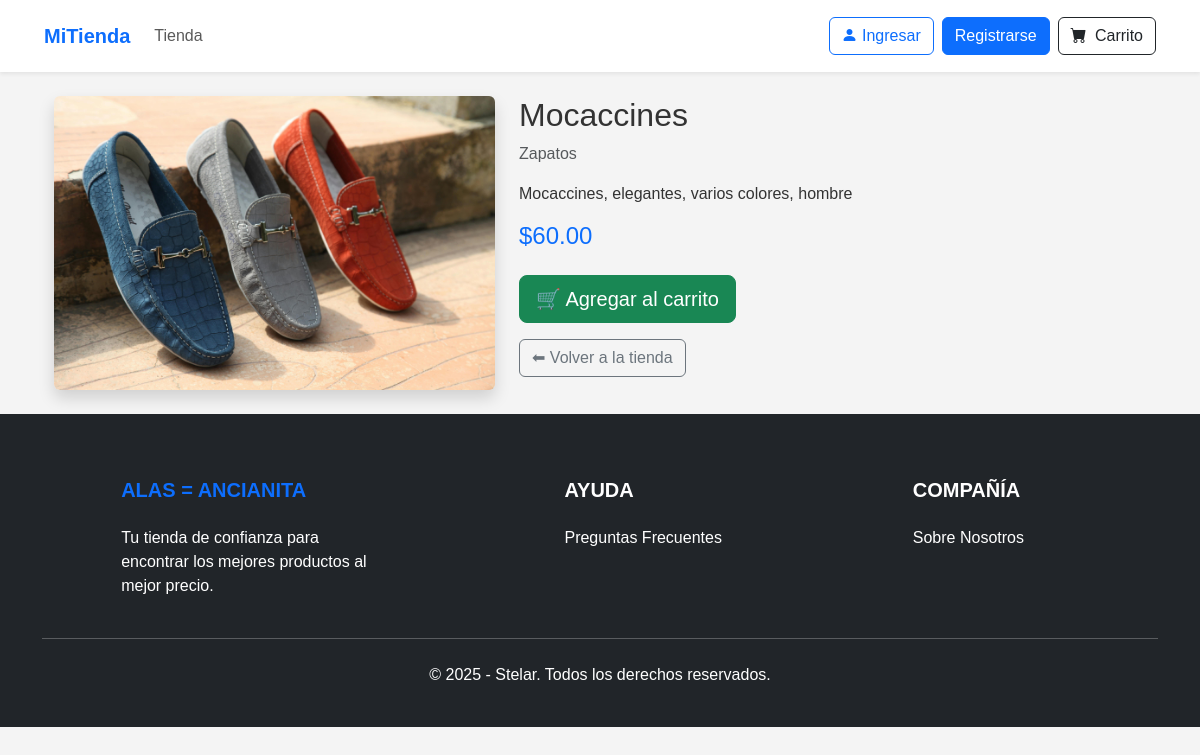
/product/5/, run on the app's committed database.
### store/models.py (models this page shows, shortened)
class Product(models.Model):
    name = models.CharField(max_length=60)
    price = models.DecimalField(max_digits=10, decimal_places=2, default=0.00)
    category = models.ForeignKey(Category, on_delete=models.CASCADE, default=1)
    description = models.CharField(max_length=250, default='', blank=True, null=True)
    image = models.ImageField(upload_to='uploads/products/', blank=True, null=True)

class Category(models.Model):
    name = models.CharField(max_length=50)

### store/views/product_detail.py (the view)
# urls.py: path('product/<int:product_id>/', product_detail, name='product_detail'),
def product_detail(request, product_id):
    product = get_object_or_404(Product, id=product_id)
    return render(request, 'product_detail.html', {'product': product})

### store/templates/product_detail.html (shortened to what this page needs)
{% extends 'base.html' %}
{% block content %}
<div class="container mt-4">
  <div class="row">
    <div class="col-md-5">
      <img src="{{ product.image.url }}" alt="{{ product.name }}" class="img-fluid rounded shadow">
    </div>
    <div class="col-md-7">
      <h2>{{ product.name }}</h2>
      <p class="text-muted">{{ product.category.name }}</p>
      <p>{{ product.description }}</p>
      <h4 class="text-primary mb-4">${{ product.price }}</h4>
      <form action="{% url 'cart-action' %}" method="POST">
        <button type="submit" class="btn btn-success btn-lg">
          🛒 Agregar al carrito
        </button>
      </form>
      <a href="{% url 'store' %}" class="btn btn-outline-secondary mt-3">⬅ Volver a la tienda</a>
    </div>
  </div>
</div>
{% endblock %}

### store/static/store/css/style.css (style rules this page uses)
body { font-family: Arial, sans-serif; margin: 0; padding: 0; background-color: #f4f4f4; color: #333; }
a { text-decoration: none; color: inherit; }

### data on the page
Product: image (picture), name "Mocaccines", category.name "Zapatos", description "Mocaccines, elegantes, varios colores, hombre", price "60.00"
